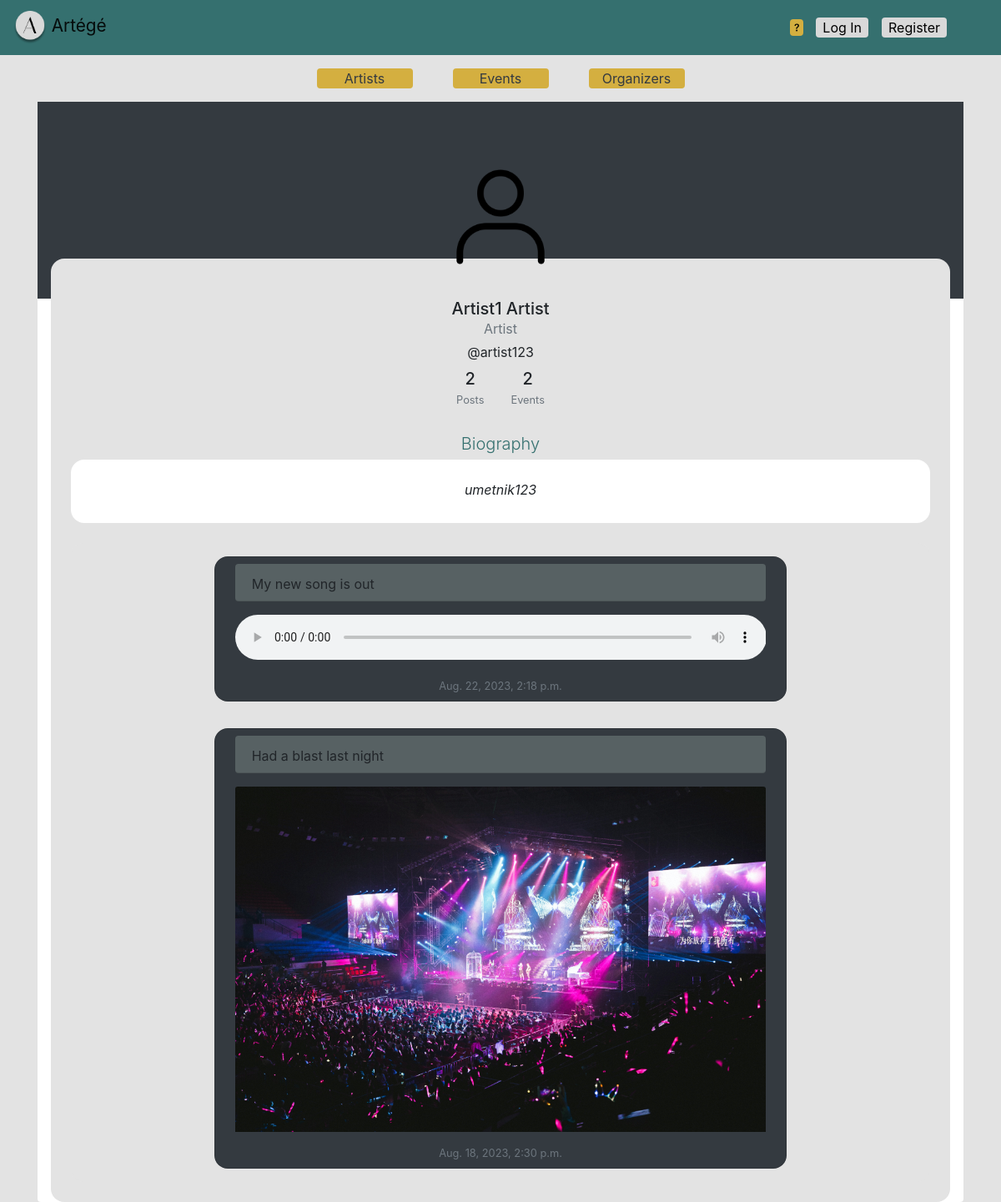
The app's page /profile/2/ with its own data.
### project_app/models.py (models this page shows)
class AppUser(AbstractUser):
    phone_number = models.CharField(max_length=255)
    bio = models.CharField(max_length=400)
    is_organizer = models.BooleanField(default=False)
    is_artist = models.BooleanField(default=False)
    image = models.ImageField(upload_to="users", default="users/person.png")

class Post(models.Model):
    file = models.FileField(upload_to="posts", blank = True)
    description = models.TextField(max_length=255)
    date = models.DateTimeField(auto_now_add=True)
    author = models.ForeignKey(AppUser, on_delete=models.CASCADE)
    def extension(self):
        name, extension = os.path.splitext(self.file.name)
        return extension

### project_app/views.py (the view)
# urls.py: path('profile/<int:user_id>/', views.profile, name='profile'),
def profile(request, user_id):
    user = get_object_or_404(AppUser, pk=user_id)
    if user.is_artist:
        event_num = Event.objects.filter(artists__id=user_id).count()
    elif user.is_organizer:
        event_num = Event.objects.filter(organizer_id=user_id).count()
    else:
        event_num = Ticket.objects.filter(user_profile_id=user_id).distinct().count()
    posts = Post.objects.filter(author_id=user_id).order_by('-date')
    return render(request, 'profile.html', {'user': user, 'event_num': event_num, 'posts': posts})

### project_app/templates/profile.html (shortened to what this page needs)
{% extends "base_generic.html" %} {% block content %}
<div class="container">
    <div class="row rounded mt-1 d-flex justify-content-center align-items-center">
        <div class="col">
            <div class="card border-0">
                <div class="text-white d-flex justify-content-center align-items-end bg-dark">
                    <div class="col p-0 mt-5 mb-2 text-center pr-0">
                        <img class="img-fluid pr-0 profile" src="{{MEDIA.URL}}{{user.image.url}}" style="max-width: 180px;" alt="Profile Image">
                    </div>
                </div>
                <div class="p-4 mx-3 text-black text-center grey mt-n5" style="border-radius: 1rem;">
                    <div class="text-center mt-4">
                        <h5 class="mb-0">{{ user.first_name }} {{user.last_name }}</h5>
                        {% if user.is_artist %}
                        <span class="d-block text-muted">Artist</span>
                        {% elif user.is_organizer %}
                        <span class="d-block">Organizer</span>
                        {% endif %}
                        <span class="d-block my-1">@{{user.username}}</span>
                    </div>
                    <div class="d-flex justify-content-center text-center py-1">
                        <div class="px-3">
                            <p class="mb-1 h5">{{ posts.count }}</p>
                            <p class="small text-muted mb-0">Posts</p>
                        </div>
                        <div class="px-3">
                            <p class="mb-1 h5">{{ event_num }}</p>
                            <p class="small text-muted mb-0">Events</p>
                        </div>
                    </div>
                    <div class="mt-4">
                        <p class="lead fw-normal mb-1 main-text">Biography</p>
                        <div class="p-4 bg-white" style="border-radius: 1rem;">
                            <p class="font-italic mb-1">{{ user.bio }}</p>
                        </div>
                    </div>
                    <div class="container">
                        {% if posts %}
                        <div class="row row-cols-1 row-cols-md-2 g-4 justify-content-around grey" style="border-radius: 1rem;">
                            {% for post in posts %}
                            <div class="card p-2 mx-1 my-3 col-md-8 bg-dark" style="border-radius: 1rem;">
                                <div class="card-header pb-2 rounded mx-3" style="background-color: #576163">
                                    <p class="mb-0 text-left">{{post.description}}</p>
                                </div>
                                <div class="card-body p-3">
                                    {% if post.extension == ".jpg" or post.extension == ".jpeg" or post.extension == ".png" %}
                                    <img src="{{ MEDIA_URL }}{{ post.file.url }}" class="card-img-top img-fluid" alt="Cover image" style="max-width: 100%; height: auto;">
                                    {% elif post.extension == ".mp3" or post.extension == ".wav" or post.extension == ".mpeg" %}
                                    <audio controls style="width:100%">
                                        <source src="{{ MEDIA_URL }}{{ post.file.url }}" type="audio/wav">
                                        <source src="{{ MEDIA_URL }}{{ post.file.url }}" type="audio/mpeg">
                                    </audio>
                                    {% endif %}
                                </div>
                                <small class="mb-0 text-muted float-right">{{post.date}}</small>
                            </div>
                            {% endfor %}
                        </div>
                        {% else %}
                        <p class="text-center">No posts yet.</p>
                        {% endif %}
                    </div>
                </div>
            </div>
        </div>
    </div>
</div>
{% endblock %}

### project_app/static/css/main.css (style rules this page uses)
.grey { background-color: #e3e3e3; }
.main-text { color: #35706F; }

### project_app/templates/base_generic.html (style rules this page uses)
.main-text { color: #35706F; }

### records on screen
AppUser: image (picture), first_name "Artist1", last_name "Artist", username "artist123", bio "umetnik123"
Post: description "My new song is out", date "Aug. 22, 2023, 2:18 p.m."
Post: description "Had a blast last night", file (picture), date "Aug. 18, 2023, 2:30 p.m."

### other values on screen
{{ posts.count }} "2"
{{ event_num }} "2"
